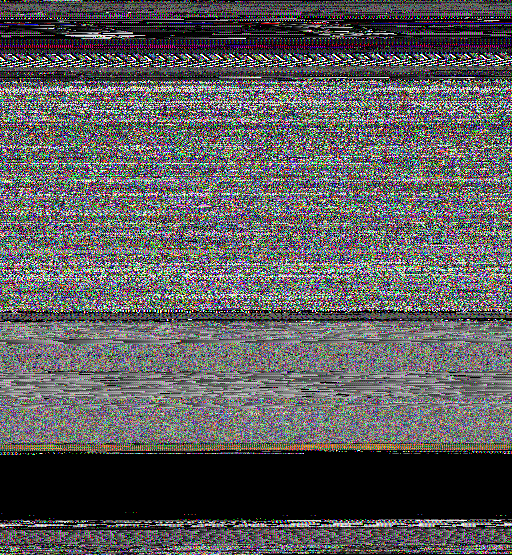
#> input picture patch/target_RGB.png, 512 x 555 px
$ python resize.py
#> lines starting #> are read from the running program, lines starting #| are printed output that depends on the picture
from PIL import Image

try:
    imgPath = './target_RGB.png'
    size = (299, 299)
    img = Image.open(imgPath)
#> img is the input picture: PIL image 512x555 RGB; mean R, G, B 92.2, 91.9, 91.9
    img = img.resize(size, resample=0)
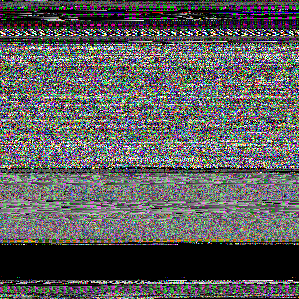
#> img: PIL image 299x299 RGB; mean R, G, B 92.4, 92.3, 92.2
    img.save('target_RGB_resize.png')
    img.show()
except FileNotFoundError:
    print('Provided image path is not found')
